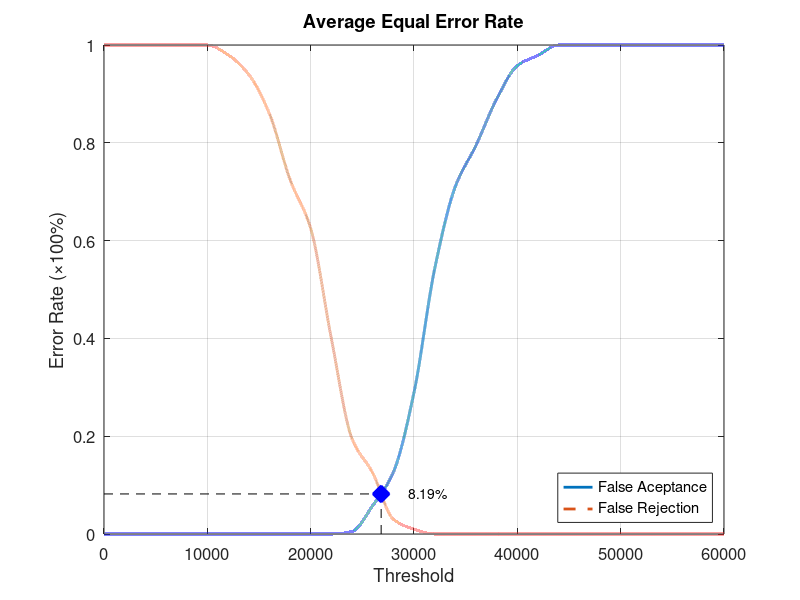
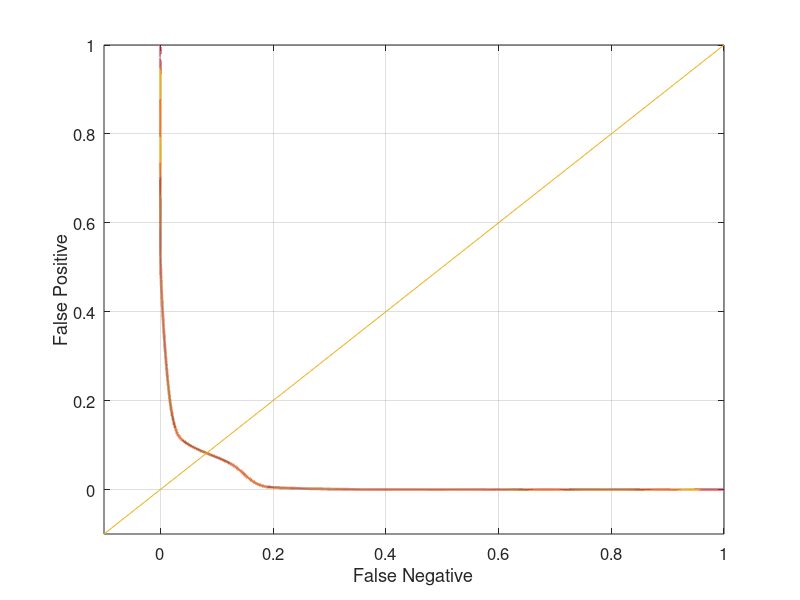

Write the MATLAB code that produced these figures, in order.
function yEER = Database2_1
close all;
clear;
clc;
x = 0:2000:60000;
xq = 0:0.5:60000;

y0 = [0 0 0 0 0 0 0 0 0 0 0 0 0.00526316 0.0578947 0.126316 0.289474 0.542105 0.710526 0.794737 0.889474 0.957895 0.978947 1 1 1 1 1 1 1 1 1];
yy0 = interp1(x, y0, xq, 'pchip');
y1 = [1 1 1 1 1 1 0.98 0.94 0.86 0.725 0.625 0.4 0.195 0.125 0.03 0.01 0 0 0 0 0 0 0 0 0 0 0 0 0 0 0];
yy1 = interp1(x, y1, xq, 'pchip');

% Calculating EER: 
y2 = abs(y0 - y1);
find(y2 == min(y2))
yy2 = abs(yy0 - yy1);
xEER = find(yy2 == min(yy2));
xEERIndex = xq(xEER) % X-axis EER
yEER = yy0(xEER) % Y-axis EER

main = figure
plot(xq, yy0,'-','LineWidth', 2);	hold on
plot(xq, yy1,'--','LineWidth', 2);	hold on
plot([xEERIndex xEERIndex], [0 yEER], 'k--');	hold on
plot([0 xEERIndex], [yEER yEER], 'k--');	hold on
plot(xEERIndex, yEER, 'bx', 'LineWidth', 10);	hold on
text(xEERIndex + 10 * xEERIndex / 100, yEER, [num2str(round((10000 * yEER)) / 100) '%'])
legend('False Aceptance', 'False Rejection', 'Location', 'SouthEast')
xlabel('Threshold')
ylabel('Error Rate (\times100%)')
title('Average Equal Error Rate')
set(gca, 'FontSize', 12)
axis([0 60000 0 1])
grid on

print(main, 'Database2_1Main', '-dpng');
FNRxFPR = figure('Color', [1 1 1]);
plot(yy1, yy0, '-', yy1, yy0, 'LineWidth', 2);
hold on
y = -0.1:0.1:1
plot(y, y); 
set(gca, 'FontSize', 12)
xlabel('False Negative')
ylabel('False Positive')
axis([-0.1 1 -0.1 1])
set(gca, 'FontSize', 12)
grid on

print(FNRxFPR, 'Database2_1FNRxFPR','-dpng');
end
